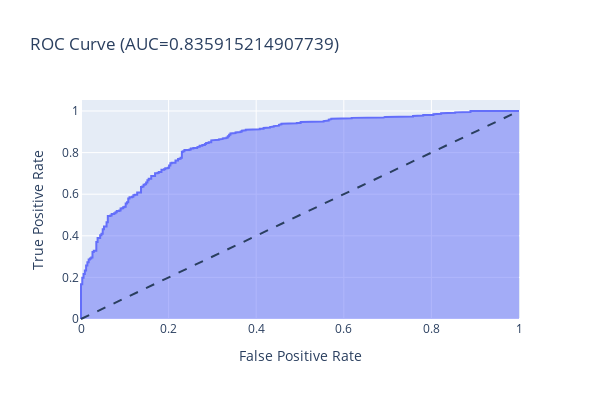

Notebook code for this chart:
### Code cell
# ROC AUC CURVE
y_pred_proba_rfc = grid_search_rfc.predict_proba(X_test_scaled)[:, 1]
fpr, tpr, thresholds = roc_curve(y_test, y_pred_proba_rfc)

fig6 = px.area(
    x=fpr, y=tpr,
    title=f"ROC Curve (AUC={grid_search_rfc.best_score_})",
    labels=dict(x="False Positive Rate", y="True Positive Rate"),
    width=600, height=400
)

fig6.add_shape(
    type='line', line=dict(dash='dash'),
    x0=0, x1=1, y0=0, y1=1
)

fig6.show()

### Figure 1 — Plotly figure (JSON) as saved in the notebook; plotly's stock layout.template omitted (floating-point values rounded to 4 significant figures; data arrays with more than 128 entries replaced by an {"elided": "..."} marker saying what was removed)
{"data": [{"fillpattern": {"shape": ""}, "hovertemplate": "False Positive Rate=%{x}<br>True Positive Rate=%{y}<extra></extra>", "legendgroup": "", "line": {"color": "#636efa"}, "marker": {"symbol": "circle"}, "mode": "lines", "name": "", "orientation": "v", "showlegend": false, "stackgroup": "1", "type": "scatter", "x": {"elided": "256 float values"}, "xaxis": "x", "y": {"elided": "256 float values"}, "yaxis": "y"}], "layout": {"height": 400, "legend": {"tracegroupgap": 0}, "shapes": [{"line": {"dash": "dash"}, "type": "line", "x0": 0, "x1": 1, "y0": 0, "y1": 1}], "title": {"text": "ROC Curve (AUC=0.835915214907739)"}, "width": 600, "xaxis": {"anchor": "y", "domain": [0, 1], "title": {"text": "False Positive Rate"}}, "yaxis": {"anchor": "x", "domain": [0, 1], "title": {"text": "True Positive Rate"}}}}
